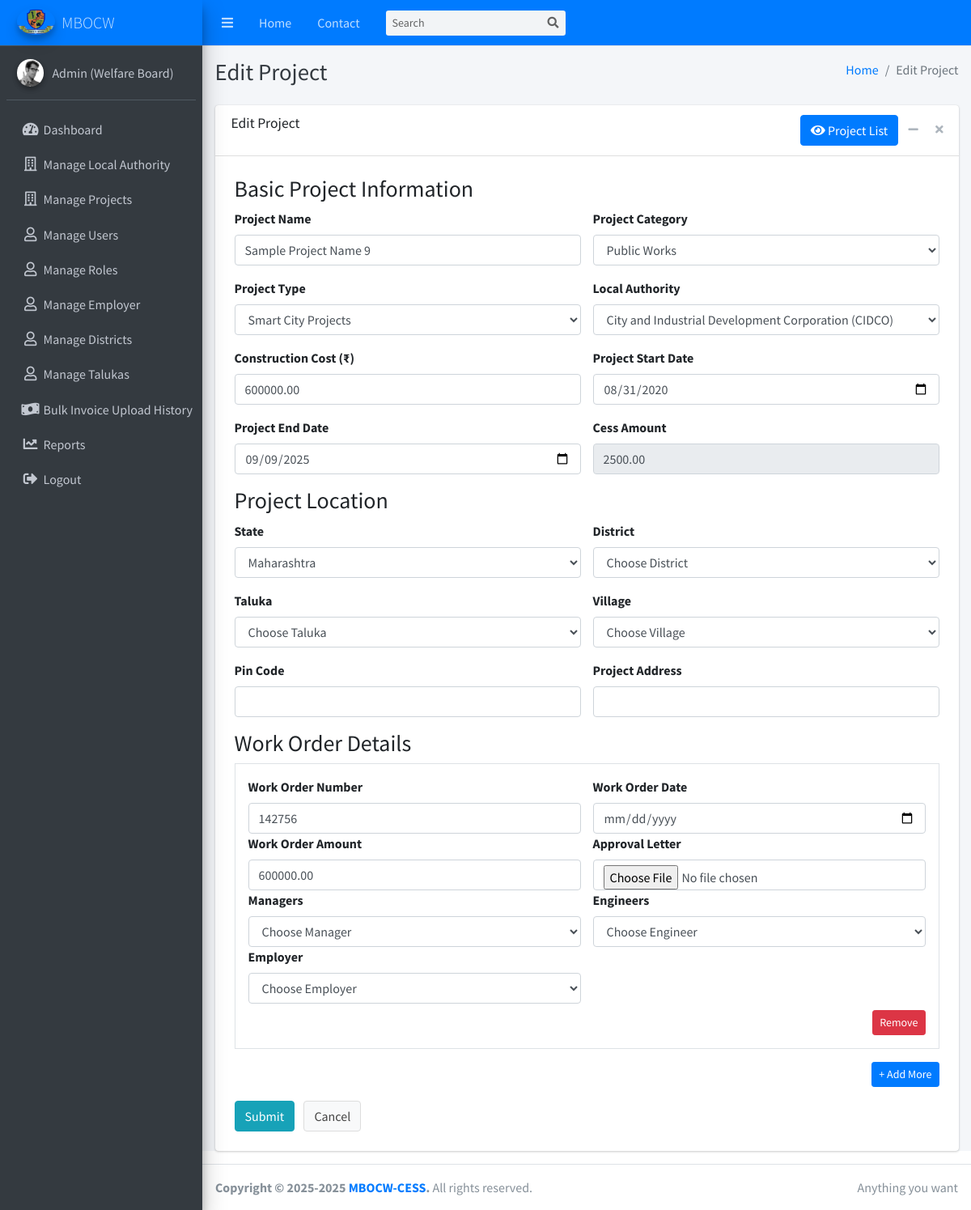
Page /dashboard/edit-project.php?id=9 (signed in) on the committed database.
### tables this page shows
CREATE TABLE IF NOT EXISTS `projects` (
  `id` bigint UNSIGNED NOT NULL AUTO_INCREMENT,
  `project_name` varchar(255) NOT NULL,
  `project_description` text,
  `project_category_id` bigint UNSIGNED NOT NULL,
  `project_type_id` bigint UNSIGNED NOT NULL,
  `local_authority_id` int NOT NULL,
  `construction_cost` decimal(15,2) NOT NULL,
  `project_start_date` date DEFAULT NULL,
  `project_end_date` date DEFAULT NULL,
  `cess_amount` decimal(15,2) DEFAULT NULL,
  `state_id` bigint UNSIGNED DEFAULT NULL,
  `district_id` bigint UNSIGNED DEFAULT NULL,
  `taluka_id` bigint UNSIGNED DEFAULT NULL,
  `village_id` bigint UNSIGNED DEFAULT NULL,
  `pin_code` varchar(6) DEFAULT NULL,
  `project_address` text,
  `status` enum('Pending','Approved','Rejected','Completed') DEFAULT 'Pending',
  `created_by` bigint UNSIGNED DEFAULT NULL,
  `updated_by` bigint UNSIGNED DEFAULT NULL,
  `created_at` datetime DEFAULT CURRENT_TIMESTAMP,
  `updated_at` datetime DEFAULT CURRENT_TIMESTAMP,
  PRIMARY KEY (`id`)
);

CREATE TABLE IF NOT EXISTS `project_categories` (
  `id` int UNSIGNED NOT NULL AUTO_INCREMENT,
  `name` varchar(100) NOT NULL,
  `description` text,
  `is_active` tinyint(1) DEFAULT '1',
  `created_at` timestamp NULL DEFAULT CURRENT_TIMESTAMP,
  `updated_at` timestamp NULL DEFAULT CURRENT_TIMESTAMP ON UPDATE CURRENT_TIMESTAMP,
  PRIMARY KEY (`id`)
);

CREATE TABLE IF NOT EXISTS `project_types` (
  `id` int UNSIGNED NOT NULL AUTO_INCREMENT,
  `category_id` int UNSIGNED NOT NULL,
  `name` varchar(255) NOT NULL,
  `description` text,
  `cess_trigger` text NOT NULL,
  `how_cess_is_paid` text NOT NULL,
  `is_active` tinyint(1) DEFAULT '1',
  `created_at` timestamp NULL DEFAULT CURRENT_TIMESTAMP,
  `updated_at` timestamp NULL DEFAULT CURRENT_TIMESTAMP ON UPDATE CURRENT_TIMESTAMP,
  PRIMARY KEY (`id`),
  KEY `category_id` (`category_id`)
);

CREATE TABLE IF NOT EXISTS `local_authorities` (
  `id` int NOT NULL AUTO_INCREMENT,
  `type_id` int NOT NULL COMMENT 'local_authority_types id',
  `name` text,
  `state_id` int NOT NULL,
  `district_id` int NOT NULL,
  `taluka_id` int NOT NULL,
  `village_id` int NOT NULL,
  `address` text NOT NULL,
  `contact_email` varchar(255) DEFAULT NULL,
  `contact_phone` varchar(20) DEFAULT NULL,
  `is_active` int NOT NULL COMMENT '1=active, 2=inactive, 3=deleted	',
  `created_at` datetime NOT NULL DEFAULT CURRENT_TIMESTAMP,
  `updated_at` datetime NOT NULL DEFAULT CURRENT_TIMESTAMP,
  PRIMARY KEY (`id`)
);

CREATE TABLE IF NOT EXISTS `project_work_orders` (
  `id` int NOT NULL AUTO_INCREMENT,
  `project_id` int NOT NULL,
  `work_order_number` varchar(100) NOT NULL,
  `work_order_date` datetime NOT NULL,
  `work_order_amount` decimal(15,2) NOT NULL,
  `work_order_cess_amount` decimal(15,2) NOT NULL,
  `work_order_gst_cess_amount` decimal(15,2) NOT NULL,
  `work_order_administrative_cost` decimal(15,2) NOT NULL,
  `work_order_effective_cess_amount` decimal(15,2) NOT NULL,
  `work_order_approval_letter` text NOT NULL,
  `employer_id` int NOT NULL,
  `manager_id` int NOT NULL,
  `engineer_id` int NOT NULL,
  `status` enum('Pending','Approved','Rejected','Completed') NOT NULL,
  `created_by` int NOT NULL,
  `updated_by` int NOT NULL,
  `created_at` timestamp NOT NULL DEFAULT CURRENT_TIMESTAMP,
  `updated_at` datetime NOT NULL DEFAULT CURRENT_TIMESTAMP,
  PRIMARY KEY (`id`)
);

### dashboard/edit-project.php (the view, shortened to what the rows shown need)
<?php
require_once '../config/db.php';
$project_id = intval($_GET['id']);
$stmt = $conn->prepare("SELECT * FROM projects WHERE id = ?");
$stmt->bind_param("i", $project_id);
$stmt->execute();
$project = $stmt->get_result()->fetch_assoc();
$categories = $conn->query("SELECT id, name FROM project_categories")->fetch_all(MYSQLI_ASSOC);
$projectTypes = $conn->query("SELECT id, name FROM project_types")->fetch_all(MYSQLI_ASSOC);
$local_authorities = $conn->query("SELECT id, name FROM local_authorities")->fetch_all(MYSQLI_ASSOC);
$work_orders = $conn->query("SELECT * FROM project_work_orders WHERE project_id = $project_id")->fetch_all(MYSQLI_ASSOC);
?>
<!DOCTYPE html>
<html lang="en">
<head>
  <link rel="stylesheet" href="../plugins/fontawesome-free/css/all.min.css">
  <link rel="stylesheet" href="../dist/css/adminlte.min.css">
</head>
<body class="hold-transition sidebar-mini">
<div class="wrapper">
  <div class="content-wrapper">
    <div class="content-header">
      <div class="container-fluid">
        <div class="row mb-2">
          <div class="col-sm-6">
            <h1 class="m-0 text-dark">Edit Project</h1>
          </div>
        </div>
      </div>
    </div>
    <div class="content">
        <div class="container-fluid">
            <div class="card">
                <div class="card-body p-4">
                    <div class="row">
                        <div class="col-md-12 ">
                            <form action="save-project.php" method="post" enctype="multipart/form-data">
                                <div class="row">
                                    <div class="col-md-6">
                                        <div class="form-group">
                                            <label>Project Name</label>
                                            <input type="text" name="project_name" class="form-control" value="<?= htmlspecialchars($project['project_name']) ?>" required>
                                        </div>
                                    </div>
                                    <div class="col-md-6">
                                        <div class="form-group">
                                            <label>Project Category</label>
                                            <select name="category_id" id="category_id" class="form-control"  required>
                                                <?php foreach ($categories as $cat): ?>
                                                    <option value="<?= $cat['id'] ?>" <?= $cat['id']==$project['project_category_id']?'selected':'' ?>><?= $cat['name'] ?></option>
                                                <?php endforeach; ?>
                                            </select>
                                        </div>
                                    </div>
                                    <div class="col-md-6">
                                        <div class="form-group">
                                            <label>Project Type</label>
                                            <select name="type_id" id="type_id" class="form-control" required>
                                                <?php foreach ($projectTypes as $type): ?>
                                                    <option value="<?= $type['id'] ?>" <?= $type['id']==$project['project_type_id']?'selected':'' ?>><?= $type['name'] ?></option>
                                                <?php endforeach; ?>
                                            </select>
                                        </div>
                                    </div>
                                    <div class="col-md-6">
                                        <div class="form-group">
                                            <label>Local Authority</label>
                                            <select name="local_authority_id" class="form-control" required>
                                                <?php foreach ($local_authorities as $la): ?>
                                                    <option value="<?= $la['id'] ?>" <?= $la['id']==$project['local_authority_id']?'selected':'' ?>><?= $la['name'] ?></option>
                                                <?php endforeach; ?>
                                            </select>
                                        </div>
                                    </div>
                                    <div class="col-md-6">
                                        <div class="form-group">
                                            <label>Construction Cost (₹)</label>
                                            <input type="number" value="<?= $project['construction_cost'] ?>" name="construction_cost" id="construction_cost" class="form-control" required>
                                        </div>
                                    </div>
                                    <div class="col-md-6">
                                        <div class="form-group">
                                            <label>Project Start Date</label>
                                            <input type="date" value="<?= $project['project_start_date'] ?>" name="project_start_date" class="form-control" required>
                                        </div>
                                    </div>
                                    <div class="col-md-6">
                                        <div class="form-group">
                                            <label>Project End Date</label>
                                            <input type="date" value="<?= $project['project_end_date'] ?>" name="project_end_date" class="form-control" required>
                                        </div>
                                    </div>
                                    <div class="col-md-6">
                                        <div class="form-group">
                                            <label>Cess Amount</label>
                                            <input type="number" value="<?= $project['cess_amount'] ?>" name="cess_amount" id="cess_amount" class="form-control" readonly>
                                        </div>
                                    </div>
                                </div>
                                <div id="workOrderContainer">
                                    <?php foreach ($work_orders as $index=>$wo): ?>
                                    <div class="work-order-section border p-3 mb-3">
                                        <div class="row">
                                            <div class="col-md-6">
                                                <label>Work Order Number</label>
                                                <input type="text" value="<?= $wo['work_order_number'] ?>" name="work_order_number[]" class="form-control" placeholder="Issued work order no">
                                            </div>
                                            <div class="col-md-6">
                                                <label>Work Order Date</label>
                                                <input type="date" value="<?= $wo['work_order_date'] ?>" name="work_order_date[]" class="form-control" >
                                            </div>
                                            <div class="col-md-6">
                                                <label>Work Order Amount</label>
                                                <input type="text" value="<?= $wo['work_order_amount'] ?>" name="work_order_amount[]" class="form-control" placeholder="Total value of work order">
                                            </div>
                                            <div class="col-md-6">
                                                <label>Approval Letter</label>
                                                <input type="file" name="work_order_approval_letter[]" class="form-control">
                                            </div>
                                            <div class="col-md-6">
                                                <label>Managers</label>
                                                <select name="work_order_manager_id[]" class="form-control">
                                                    <option value="">Choose Manager</option>
                                                </select>
                                            </div>
                                            <div class="col-md-6">
                                                <label>Engineers</label>
                                                <select name="work_order_engineer_id[]" class="form-control">
                                                    <option value="">Choose Engineer</option>
                                                </select>
                                            </div>
                                            <div class="col-md-6">
                                                <label>Employer</label>
                                                <select name="work_order_employer_id[]" class="form-control">
                                                    <option value="">Choose Employer</option>
                                                </select>
                                            </div>
                                            <div class="col-md-12">
                                                <button type="button" class="btn btn-danger btn-sm mt-2 float-right remove-section">Remove</button>
                                            </div>
                                        </div>
                                    </div>
                                    <?php endforeach; ?>
                                </div>
                                <br/><br/>
                            </form>
                        </div>
                    </div>
                </div>
            </div>
        </div>
    </div>
  </div>
</div>
</body>
</html>

### rows in the picture
projects: project_name "Sample Project Name 9", category_id "Public Works", type_id "Smart City Projects", local_authority_id "City and Industrial Development Corporation (CIDCO)", construction_cost "600000.00", project_start_date "08/31/2020", project_end_date "09/09/2025", cess_amount "2500.00"
project_work_orders: work_order_number "142756", work_order_amount "600000.00"

### other values in the picture
$_SESSION['user_role_name'] "Admin (Welfare Board)"
